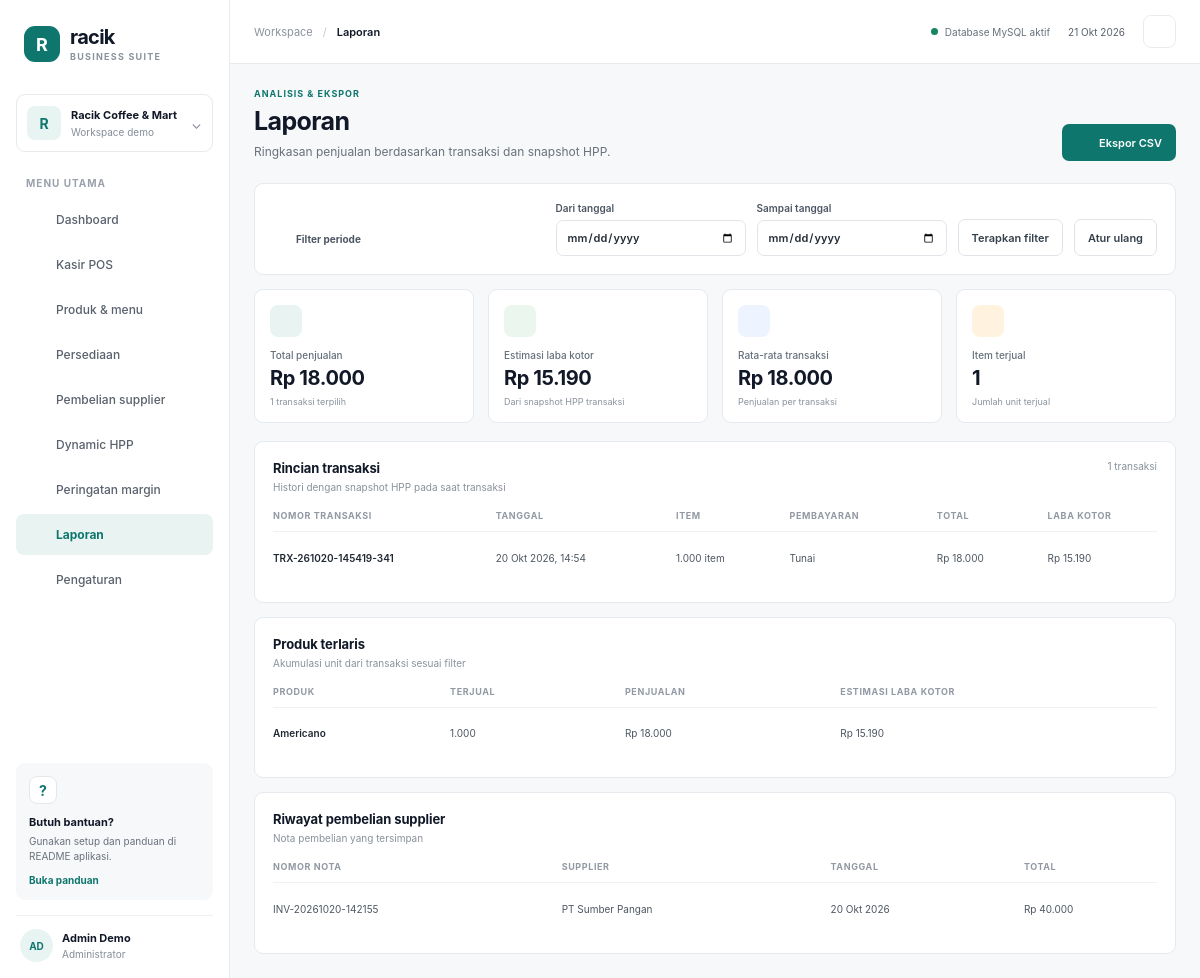
The page /?page=reports on the database its author committed.
### tables this page shows
CREATE TABLE `sales` (
  `id` bigint UNSIGNED NOT NULL,
  `sale_number` varchar(80) NOT NULL,
  `payment_method` enum('Tunai','QRIS','Debit') NOT NULL,
  `cash_received` decimal(14,2) NOT NULL DEFAULT '0.00',
  `total` decimal(14,2) NOT NULL,
  `gross_profit` decimal(14,2) NOT NULL,
  `created_at` timestamp NOT NULL DEFAULT CURRENT_TIMESTAMP
);

CREATE TABLE `purchase_invoices` (
  `id` int UNSIGNED NOT NULL,
  `supplier_id` int UNSIGNED NOT NULL,
  `invoice_number` varchar(80) NOT NULL,
  `purchase_date` date NOT NULL,
  `total` decimal(14,2) NOT NULL DEFAULT '0.00',
  `notes` text,
  `created_at` timestamp NOT NULL DEFAULT CURRENT_TIMESTAMP
);

CREATE TABLE `suppliers` (
  `id` int UNSIGNED NOT NULL,
  `name` varchar(150) NOT NULL,
  `created_at` timestamp NOT NULL DEFAULT CURRENT_TIMESTAMP
);

### index.php (called while the page is built, shortened)
<?php
require_once __DIR__ . '/includes/functions.php';
$page = preg_replace('/[^a-z_]/', '', (string) ($_GET['page'] ?? 'dashboard')) ?: 'dashboard';
require __DIR__ . '/includes/header.php';
require __DIR__ . '/pages/' . $page . '.php';
require __DIR__ . '/includes/footer.php';

### pages/reports.php (the view, shortened to what this page needs)
<?php
$from = (string) ($_GET['from'] ?? '');
$to = (string) ($_GET['to'] ?? '');
$where = [];
$params = [];
$sql = 'SELECT * FROM sales' . ($where ? ' WHERE ' . implode(' AND ', $where) : '') . ' ORDER BY created_at DESC';
$statement = $pdo->prepare($sql);
$statement->execute($params);
$sales = $statement->fetchAll();
$totalSales = array_sum(array_column($sales, 'total'));
$grossProfit = array_sum(array_column($sales, 'gross_profit'));
$saleIds = array_column($sales, 'id');
$productTotals = [];
if ($saleIds) {
    $placeholders = implode(',', array_fill(0, count($saleIds), '?'));
    $stmt = $pdo->prepare("SELECT product_name, SUM(quantity) AS quantity, SUM(line_total) AS total, SUM((unit_price-hpp_snapshot)*quantity) AS profit FROM sale_items WHERE sale_id IN ($placeholders) GROUP BY product_name ORDER BY quantity DESC");
    $stmt->execute($saleIds);
    $productTotals = $stmt->fetchAll();
}
$itemsSold = array_sum(array_column($productTotals, 'quantity'));
$averageSale = count($sales) ? $totalSales / count($sales) : 0;
$purchases = $pdo->query('SELECT pi.*, s.name AS supplier_name FROM purchase_invoices pi JOIN suppliers s ON s.id=pi.supplier_id ORDER BY pi.purchase_date DESC LIMIT 30')->fetchAll();
?>
<form class="panel report-filters" method="get"><input type="hidden" name="page" value="reports"><span class="filter-title"><?= icon('reports', 16) ?><strong>Filter periode</strong></span><label class="field">Dari tanggal<input type="date" name="from" value="<?= e($from) ?>"></label><label class="field">Sampai tanggal<input type="date" name="to" value="<?= e($to) ?>"></label><button class="button button-secondary">Terapkan filter</button><a class="button button-secondary" href="?page=reports">Atur ulang</a></form>
<div class="metrics-grid compact-metrics">
  <article class="metric-card"><span class="metric-icon"><?= icon('pos', 18) ?></span><span class="metric-label">Total penjualan</span><strong class="metric-value"><?= rupiah($totalSales) ?></strong><span class="metric-note"><?= count($sales) ?> transaksi terpilih</span></article>
  <article class="metric-card"><span class="metric-icon green"><?= icon('hpp', 18) ?></span><span class="metric-label">Estimasi laba kotor</span><strong class="metric-value"><?= rupiah($grossProfit) ?></strong><span class="metric-note">Dari snapshot HPP transaksi</span></article>
  <article class="metric-card"><span class="metric-icon blue"><?= icon('reports', 18) ?></span><span class="metric-label">Rata-rata transaksi</span><strong class="metric-value"><?= rupiah($averageSale) ?></strong><span class="metric-note">Penjualan per transaksi</span></article>
  <article class="metric-card"><span class="metric-icon amber"><?= icon('products', 18) ?></span><span class="metric-label">Item terjual</span><strong class="metric-value"><?= e($itemsSold) ?></strong><span class="metric-note">Jumlah unit terjual</span></article>
</div>
<section class="panel"><div class="panel-heading"><div><h2>Rincian transaksi</h2><p>Histori dengan snapshot HPP pada saat transaksi</p></div><span class="result-count"><?= count($sales) ?> transaksi</span></div>
  <?php if (!$sales): ?><div class="empty-state"><span class="empty-icon"><?= icon('reports', 20) ?></span><strong>Belum ada data penjualan</strong><p>Selesaikan transaksi POS untuk mulai membuat laporan.</p></div><?php else: ?><div class="table-wrap"><table><thead><tr><th>NOMOR TRANSAKSI</th><th>TANGGAL</th><th>ITEM</th><th>PEMBAYARAN</th><th>TOTAL</th><th>LABA KOTOR</th></tr></thead><tbody><?php foreach ($sales as $sale): $countStmt = $pdo->prepare('SELECT COALESCE(SUM(quantity),0) FROM sale_items WHERE sale_id=?'); $countStmt->execute([$sale['id']]); ?><tr><td><strong><?= e($sale['sale_number']) ?></strong></td><td><?= e(date_id($sale['created_at'], true)) ?></td><td><?= e($countStmt->fetchColumn()) ?> item</td><td><?= e($sale['payment_method']) ?></td><td><?= rupiah($sale['total']) ?></td><td><?= rupiah($sale['gross_profit']) ?></td></tr><?php endforeach; ?></tbody></table></div><?php endif; ?>
</section>
<section class="panel section-gap"><div class="panel-heading"><div><h2>Produk terlaris</h2><p>Akumulasi unit dari transaksi sesuai filter</p></div></div>
  <?php if (!$productTotals): ?><div class="empty-state"><span class="empty-icon"><?= icon('products', 20) ?></span><strong>Belum ada produk terjual</strong><p>Produk muncul setelah transaksi diselesaikan.</p></div><?php else: ?><div class="table-wrap"><table><thead><tr><th>PRODUK</th><th>TERJUAL</th><th>PENJUALAN</th><th>ESTIMASI LABA KOTOR</th></tr></thead><tbody><?php foreach ($productTotals as $item): ?><tr><td><strong><?= e($item['product_name']) ?></strong></td><td><?= e($item['quantity']) ?></td><td><?= rupiah($item['total']) ?></td><td><?= rupiah($item['profit']) ?></td></tr><?php endforeach; ?></tbody></table></div><?php endif; ?>
</section>
<section class="panel section-gap"><div class="panel-heading"><div><h2>Riwayat pembelian supplier</h2><p>Nota pembelian yang tersimpan</p></div></div>
  <?php if (!$purchases): ?><div class="empty-state"><strong>Belum ada nota pembelian</strong></div><?php else: ?><div class="table-wrap"><table><thead><tr><th>NOMOR NOTA</th><th>SUPPLIER</th><th>TANGGAL</th><th>TOTAL</th></tr></thead><tbody><?php foreach ($purchases as $purchase): ?><tr><td><?= e($purchase['invoice_number']) ?></td><td><?= e($purchase['supplier_name']) ?></td><td><?= e(date_id($purchase['purchase_date'])) ?></td><td><?= rupiah($purchase['total']) ?></td></tr><?php endforeach; ?></tbody></table></div><?php endif; ?>
</section>

### assets/css/app.css (style rules this page uses)
:root { font-family: "SF Pro Display", "SF Pro Text", -apple-system, BlinkMacSystemFont, "Segoe UI", sans-serif; color: #111827; background: #f7f8fa; font-synthesis: none; text-rendering: optimizeLegibility; -webkit-font-smoothing: antialiased; -moz-osx-font-smoothing: grayscale; font-size: 14px; }
* { box-sizing: border-box; }
body { min-width: 360px; min-height: 100vh; margin: 0; background: #f7f8fa; }
button, input, select, textarea { font: inherit; }
button, a { -webkit-tap-highlight-color: transparent; }
a { color: inherit; text-decoration: none; }
h1, h2, h3, p { margin-top: 0; }
.button { min-height: 37px; display: inline-flex; align-items: center; justify-content: center; gap: 7px; padding: 0 13px; border: 1px solid transparent; border-radius: 7px; font-size: 11px; font-weight: 630; transition: background .15s ease, border-color .15s ease; white-space: nowrap; cursor: pointer; }
.button-primary { color: white; background: #0f766e; }
.button-secondary { color: #35404b; background: #fff; border-color: #dfe3e8; }
.metrics-grid { display: grid; grid-template-columns: repeat(4, minmax(0, 1fr)); gap: 14px; margin-bottom: 18px; }
.metric-card { min-height: 132px; display: flex; flex-direction: column; align-items: flex-start; padding: 15px; border: 1px solid #e6e9ed; border-radius: 9px; background: white; }
.metric-icon { width: 32px; height: 32px; display: grid; place-items: center; margin-bottom: 12px; border-radius: 8px; color: #0f766e; background: #e9f4f2; }
.metric-icon.green { color: #15803d; background: #eaf6ee; }
.metric-icon.amber { color: #b45309; background: #fff3df; }
.metric-icon.blue { color: #2563eb; background: #edf3ff; }
.metric-label { color: #65707b; font-size: 10px; font-weight: 540; }
.metric-value { max-width: 100%; overflow: hidden; margin-top: 5px; font-size: 20px; font-weight: 680; letter-spacing: -.4px; text-overflow: ellipsis; white-space: nowrap; }
.metric-note { display: flex; align-items: center; gap: 5px; margin-top: 6px; color: #8a929d; font-size: 9px; }
.compact-metrics { margin-bottom: 18px; }
.compact-metrics .metric-card { min-height: 125px; }
.panel { min-width: 0; padding: 18px; border: 1px solid #e6e9ed; border-radius: 9px; background: white; }
.panel-heading { display: flex; align-items: flex-start; justify-content: space-between; gap: 12px; margin-bottom: 17px; }
.panel-heading h2, .cart-header h2 { margin: 0; font-size: 13px; font-weight: 650; letter-spacing: -.1px; }
.panel-heading p, .cart-header p { margin: 5px 0 0; color: #89919b; font-size: 10px; }
.table-wrap { width: 100%; overflow-x: auto; }
table { width: 100%; border-collapse: collapse; text-align: left; white-space: nowrap; }
th { padding: 0 11px 10px; color: #9299a3; font-size: 9px; font-weight: 700; letter-spacing: .6px; }
td { height: 52px; padding: 8px 11px; border-top: 1px solid #eff1f3; color: #4d5661; font-size: 10px; }
th:first-child, td:first-child { padding-left: 0; }
th:last-child, td:last-child { padding-right: 0; }
td strong { color: #202833; font-weight: 610; }
.result-count { margin-left: auto; color: #87909a; font-size: 10px; white-space: nowrap; }
.field { min-width: 0; display: flex; flex-direction: column; gap: 6px; color: #4c5662; font-size: 10px; font-weight: 560; }
.field input, .field select, .field textarea, .purchase-line input, .purchase-line select, .recipe-line input, .recipe-line select { width: 100%; min-height: 36px; padding: 0 10px; border: 1px solid #e1e5e9; border-radius: 7px; outline: 0; color: #252d36; background: white; font-size: 11px; }
.section-gap { margin-top: 14px; }
.report-filters { display: flex; align-items: end; gap: 11px; margin-bottom: 14px; }
.report-filters > .field { width: min(190px, 27%); }
.filter-title { display: flex; align-items: center; gap: 7px; margin: 0 auto 9px 0; color: #4c5662; font-size: 10px; }

### rows shown on the page
sales: sale_number "TRX-261020-145419-341", created_at "20 Okt 2026, 14:54", fetchColumn "1.000", payment_method "Tunai", total "Rp 18.000", gross_profit "Rp 15.190"
purchase_invoices: invoice_number "INV-20261020-142155", supplier.name "PT Sumber Pangan", purchase_date "20 Okt 2026", total "Rp 40.000"

### other values the page prints
$businessName "Racik Coffee & Mart"
$label "Dashboard"
$label "Kasir POS"
$label "Produk & menu"
$label "Persediaan"
$label "Pembelian supplier"
$label "Dynamic HPP"
$label "Peringatan margin"
$label "Laporan"
$label "Pengaturan"
$menu[$activePage][0] "Laporan"
$eyebrow "ANALISIS & EKSPOR"
$title "Laporan"
$description "Ringkasan penjualan berdasarkan transaksi dan snapshot HPP."
$action "Ekspor CSV"
